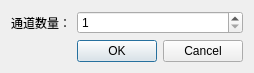
<?xml version="1.0" encoding="UTF-8"?>
<ui version="4.0">
 <class>Dialog_Dataload</class>
 <widget class="QDialog" name="Dialog_Dataload">
  <property name="geometry">
   <rect>
    <x>0</x>
    <y>0</y>
    <width>240</width>
    <height>67</height>
   </rect>
  </property>
  <property name="windowTitle">
   <string>数据加载</string>
  </property>
  <layout class="QGridLayout" name="gridLayout">
   <item row="0" column="0">
    <widget class="QLabel" name="label">
     <property name="text">
      <string>通道数量：</string>
     </property>
    </widget>
   </item>
   <item row="0" column="1">
    <widget class="QSpinBox" name="spinBox">
     <property name="minimum">
      <number>1</number>
     </property>
    </widget>
   </item>
   <item row="1" column="0">
    <spacer name="horizontalSpacer">
     <property name="orientation">
      <enum>Qt::Horizontal</enum>
     </property>
     <property name="sizeHint" stdset="0">
      <size>
       <width>57</width>
       <height>20</height>
      </size>
     </property>
    </spacer>
   </item>
   <item row="1" column="1">
    <widget class="QDialogButtonBox" name="buttonBox">
     <property name="standardButtons">
      <set>QDialogButtonBox::Cancel|QDialogButtonBox::Ok</set>
     </property>
    </widget>
   </item>
  </layout>
 </widget>
 <resources/>
 <connections>
  <connection>
   <sender>buttonBox</sender>
   <signal>accepted()</signal>
   <receiver>Dialog_Dataload</receiver>
   <slot>accept()</slot>
   <hints>
    <hint type="sourcelabel">
     <x>111</x>
     <y>71</y>
    </hint>
    <hint type="destinationlabel">
     <x>4</x>
     <y>19</y>
    </hint>
   </hints>
  </connection>
  <connection>
   <sender>buttonBox</sender>
   <signal>rejected()</signal>
   <receiver>Dialog_Dataload</receiver>
   <slot>reject()</slot>
   <hints>
    <hint type="sourcelabel">
     <x>207</x>
     <y>72</y>
    </hint>
    <hint type="destinationlabel">
     <x>238</x>
     <y>63</y>
    </hint>
   </hints>
  </connection>
 </connections>
</ui>
